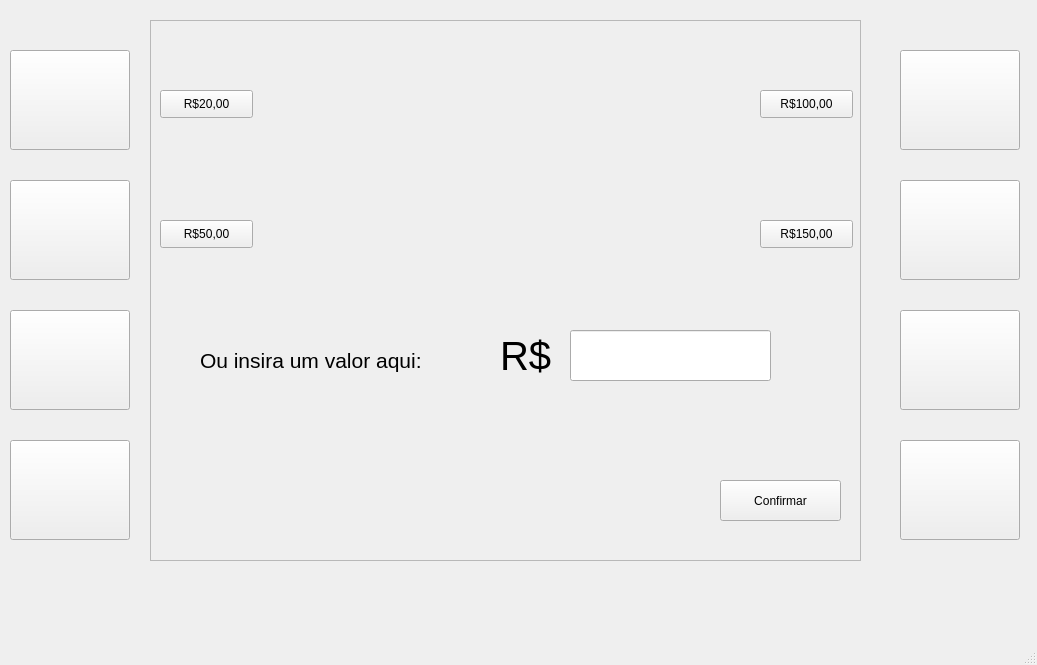
<?xml version="1.0" encoding="UTF-8"?>
<ui version="4.0">
 <class>MainWindow</class>
 <widget class="QMainWindow" name="Saque">
  <property name="geometry">
   <rect>
    <x>0</x>
    <y>0</y>
    <width>1037</width>
    <height>665</height>
   </rect>
  </property>
  <property name="windowTitle">
   <string>Saque</string>
  </property>
  <widget class="QWidget" name="centralwidget">
   <widget class="QPushButton" name="btn2">
    <property name="geometry">
     <rect>
      <x>10</x>
      <y>180</y>
      <width>120</width>
      <height>100</height>
     </rect>
    </property>
    <property name="text">
     <string/>
    </property>
   </widget>
   <widget class="QPushButton" name="btn4">
    <property name="geometry">
     <rect>
      <x>10</x>
      <y>440</y>
      <width>120</width>
      <height>100</height>
     </rect>
    </property>
    <property name="text">
     <string/>
    </property>
   </widget>
   <widget class="QPushButton" name="btn3">
    <property name="geometry">
     <rect>
      <x>10</x>
      <y>310</y>
      <width>120</width>
      <height>100</height>
     </rect>
    </property>
    <property name="text">
     <string/>
    </property>
   </widget>
   <widget class="QPushButton" name="btn7">
    <property name="geometry">
     <rect>
      <x>900</x>
      <y>310</y>
      <width>120</width>
      <height>100</height>
     </rect>
    </property>
    <property name="text">
     <string/>
    </property>
   </widget>
   <widget class="QPushButton" name="btn5">
    <property name="geometry">
     <rect>
      <x>900</x>
      <y>50</y>
      <width>120</width>
      <height>100</height>
     </rect>
    </property>
    <property name="text">
     <string/>
    </property>
   </widget>
   <widget class="QPushButton" name="btn6">
    <property name="geometry">
     <rect>
      <x>900</x>
      <y>180</y>
      <width>120</width>
      <height>100</height>
     </rect>
    </property>
    <property name="text">
     <string/>
    </property>
   </widget>
   <widget class="QPushButton" name="btn1">
    <property name="geometry">
     <rect>
      <x>10</x>
      <y>50</y>
      <width>120</width>
      <height>100</height>
     </rect>
    </property>
    <property name="text">
     <string/>
    </property>
   </widget>
   <widget class="QPushButton" name="btn8">
    <property name="geometry">
     <rect>
      <x>900</x>
      <y>440</y>
      <width>120</width>
      <height>100</height>
     </rect>
    </property>
    <property name="text">
     <string/>
    </property>
   </widget>
   <widget class="QFrame" name="frame">
    <property name="geometry">
     <rect>
      <x>150</x>
      <y>20</y>
      <width>711</width>
      <height>541</height>
     </rect>
    </property>
    <property name="frameShape">
     <enum>QFrame::StyledPanel</enum>
    </property>
    <property name="frameShadow">
     <enum>QFrame::Raised</enum>
    </property>
    <widget class="QLabel" name="label">
     <property name="geometry">
      <rect>
       <x>50</x>
       <y>320</y>
       <width>281</width>
       <height>41</height>
      </rect>
     </property>
     <property name="font">
      <font>
       <pointsize>16</pointsize>
      </font>
     </property>
     <property name="text">
      <string>Ou insira um valor aqui:</string>
     </property>
    </widget>
    <widget class="QPushButton" name="saque20">
     <property name="geometry">
      <rect>
       <x>10</x>
       <y>70</y>
       <width>93</width>
       <height>28</height>
      </rect>
     </property>
     <property name="text">
      <string>R$20,00</string>
     </property>
    </widget>
    <widget class="QPushButton" name="saque50">
     <property name="geometry">
      <rect>
       <x>10</x>
       <y>200</y>
       <width>93</width>
       <height>28</height>
      </rect>
     </property>
     <property name="text">
      <string>R$50,00</string>
     </property>
    </widget>
    <widget class="QPushButton" name="saque150">
     <property name="geometry">
      <rect>
       <x>610</x>
       <y>200</y>
       <width>93</width>
       <height>28</height>
      </rect>
     </property>
     <property name="text">
      <string>R$150,00</string>
     </property>
    </widget>
    <widget class="QPushButton" name="saque100">
     <property name="geometry">
      <rect>
       <x>610</x>
       <y>70</y>
       <width>93</width>
       <height>28</height>
      </rect>
     </property>
     <property name="text">
      <string>R$100,00</string>
     </property>
    </widget>
    <widget class="QPushButton" name="confirmarBtn">
     <property name="geometry">
      <rect>
       <x>570</x>
       <y>460</y>
       <width>121</width>
       <height>41</height>
      </rect>
     </property>
     <property name="text">
      <string>Confirmar</string>
     </property>
    </widget>
    <widget class="QLineEdit" name="inserirValor">
     <property name="geometry">
      <rect>
       <x>420</x>
       <y>310</y>
       <width>201</width>
       <height>51</height>
      </rect>
     </property>
     <property name="font">
      <font>
       <pointsize>30</pointsize>
      </font>
     </property>
     <property name="text">
      <string/>
     </property>
    </widget>
    <widget class="QLabel" name="label_2">
     <property name="geometry">
      <rect>
       <x>350</x>
       <y>310</y>
       <width>61</width>
       <height>51</height>
      </rect>
     </property>
     <property name="font">
      <font>
       <pointsize>30</pointsize>
      </font>
     </property>
     <property name="text">
      <string>R$</string>
     </property>
    </widget>
   </widget>
  </widget>
  <widget class="QMenuBar" name="menubar">
   <property name="geometry">
    <rect>
     <x>0</x>
     <y>0</y>
     <width>1037</width>
     <height>26</height>
    </rect>
   </property>
  </widget>
  <widget class="QStatusBar" name="statusbar"/>
 </widget>
 <resources/>
 <connections/>
</ui>
